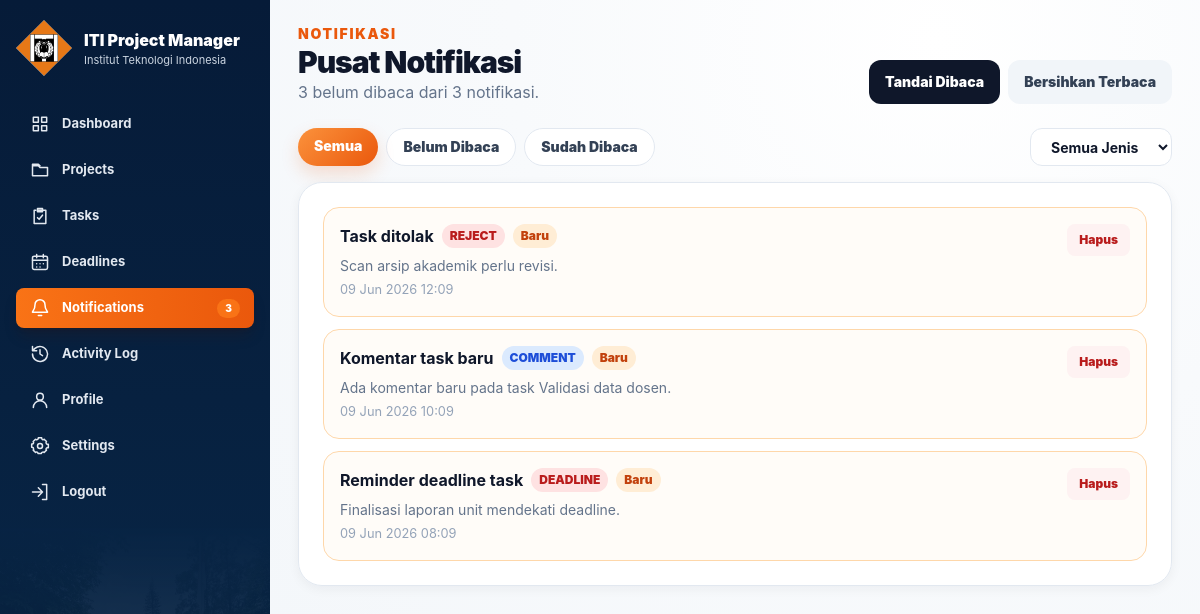
The app's page /index.php?page=notifications (signed in) with its own data.
### tables this page shows
CREATE TABLE notifications (
    id INT AUTO_INCREMENT PRIMARY KEY,
    user_id INT NOT NULL,
    title VARCHAR(180) NOT NULL,
    message TEXT NULL,
    project_id INT NULL,
    task_id INT NULL,
    is_read TINYINT(1) NOT NULL DEFAULT 0,
    created_at DATETIME NOT NULL DEFAULT CURRENT_TIMESTAMP,
    INDEX idx_notifications_user (user_id),
    INDEX idx_notifications_read (is_read),
    CONSTRAINT fk_notifications_user FOREIGN KEY (user_id) REFERENCES users(id) ON DELETE CASCADE,
    CONSTRAINT fk_notifications_project FOREIGN KEY (project_id) REFERENCES projects(id) ON DELETE SET NULL,
    CONSTRAINT fk_notifications_task FOREIGN KEY (task_id) REFERENCES tasks(id) ON DELETE SET NULL
);

### pages/notifications.php (the view, shortened to what this page needs)
<?php
$user = current_user();
$filter = $_GET['filter'] ?? 'all';
$type = $_GET['type'] ?? 'all';
$where = "user_id = ?";
$params = [$user['id']];
$stmt = $pdo->prepare("SELECT COUNT(*) FROM notifications WHERE user_id = ? AND is_read = 0");
$stmt->execute([$user['id']]);
$unreadCount = (int)$stmt->fetchColumn();
$stmt = $pdo->prepare("SELECT COUNT(*) FROM notifications WHERE user_id = ?");
$stmt->execute([$user['id']]);
$totalCount = (int)$stmt->fetchColumn();
$stmt = $pdo->prepare("SELECT * FROM notifications WHERE {$where} ORDER BY created_at DESC LIMIT 200");
$stmt->execute($params);
$allRows = $stmt->fetchAll();
$typeCounts = [];
foreach ($allRows as $row) {
    $rowType = get_notification_type($row['title'], $row['message']);
    $typeCounts[$rowType] = ($typeCounts[$rowType] ?? 0) + 1;
}
$rows = array_values(array_filter($allRows, function($row) use ($type) {
    if ($type === 'all') return true;
    return get_notification_type($row['title'], $row['message']) === $type;
}));
$typeLabels = [
    'all' => 'Semua Jenis',
    'submit' => 'Submit',
    'comment' => 'Komentar',
    'project' => 'Project',
    'task' => 'Task',
    'deadline' => 'Deadline',
    'reject' => 'Reject',
    'approved' => 'Verified',
    'general' => 'Umum',
];
?>
<div class="mb-6 flex flex-col gap-4 lg:flex-row lg:items-end lg:justify-between">
    <div>
        <p class="text-sm font-black uppercase tracking-wide text-orange-600">Notifikasi</p>
        <h2 class="text-3xl font-black">Pusat Notifikasi</h2>
        <p class="text-slate-500"><?= e($unreadCount) ?> belum dibaca dari <?= e($totalCount) ?> notifikasi.</p>
    </div>
    <form method="post" class="flex flex-wrap gap-2">
        <button name="action" value="mark_all_read" class="rounded-xl bg-slate-900 px-4 py-3 text-sm font-black text-white">Tandai Dibaca</button>
        <button name="action" value="clear_read" class="rounded-xl bg-slate-100 px-4 py-3 text-sm font-black text-slate-700">Bersihkan Terbaca</button>
    </form>
</div>
<div class="mb-4 grid gap-3 lg:grid-cols-[1fr_auto]">
    <div class="flex flex-wrap gap-2">
        <?php foreach (['all'=>'Semua','unread'=>'Belum Dibaca','read'=>'Sudah Dibaca'] as $key => $label): ?>
            <a class="rounded-full px-4 py-2 text-sm font-black <?= $filter === $key ? 'bg-orange-600 text-white' : 'bg-white text-slate-700 border border-slate-200' ?>" href="index.php?page=notifications&filter=<?= e($key) ?>&type=<?= e($type) ?>"><?= e($label) ?></a>
        <?php endforeach; ?>
    </div>
    <form method="get" class="flex gap-2">
        <select name="type" class="rounded-xl border border-slate-200 bg-white px-4 py-2 text-sm font-bold" onchange="this.form.submit()">
            <?php foreach ($typeLabels as $key => $label): ?>
                <option value="<?= e($key) ?>" <?= $type === $key ? 'selected' : '' ?>><?= e($label) ?><?= $key !== 'all' && isset($typeCounts[$key]) ? ' (' . e($typeCounts[$key]) . ')' : '' ?></option>
            <?php endforeach; ?>
        </select>
    </form>
</div>
<section class="rounded-3xl border border-slate-200 bg-white p-6 shadow-sm">
    <div class="space-y-3">
        <?php foreach ($rows as $n): ?>
            <?php $nType = get_notification_type($n['title'], $n['message']); ?>
            <div class="grid gap-2 rounded-2xl border p-4 <?= $n['is_read'] ? 'border-slate-100' : 'border-orange-200 bg-orange-50/40' ?>">
                <div class="flex flex-col gap-3 sm:flex-row sm:items-start sm:justify-between">
                    <a class="block flex-1" href="actions/notification-open.php?id=<?= e($n['id']) ?>">
                        <div class="flex flex-wrap items-center gap-2">
                            <strong><?= e($n['title']) ?></strong>
                            <?= notification_type_badge($nType) ?>
                            <span class="rounded-full px-2 py-1 text-xs font-black <?= $n['is_read'] ? 'bg-slate-100 text-slate-500' : 'bg-orange-100 text-orange-700' ?>"><?= $n['is_read'] ? 'Terbaca' : 'Baru' ?></span>
                        </div>
                        <p class="mt-2 text-sm text-slate-500"><?= e($n['message']) ?></p>
                        <small class="text-slate-400"><?= e(date('d M Y H:i', strtotime($n['created_at']))) ?></small>
                    </a>
                    <form method="post" onsubmit="return confirm('Hapus notifikasi ini?')">
                        <button class="rounded-lg bg-red-50 px-3 py-2 text-xs font-black text-red-700">Hapus</button>
                    </form>
                </div>
            </div>
        <?php endforeach; ?>
    </div>
</section>

### includes/functions.php (shortened to what this page needs)
<?php
function e($value) {
    return htmlspecialchars((string)$value, ENT_QUOTES, 'UTF-8');
}
function get_notification_type($title, $message = '') {
    $text = strtolower($title . ' ' . $message);
    if (str_contains($text, 'deadline')) return 'deadline';
    if (str_contains($text, 'komentar')) return 'comment';
    if (str_contains($text, 'ditolak') || str_contains($text, 'reject')) return 'reject';
    return 'general';
}
function notification_type_badge($type) {
    $map = [
        'deadline' => 'bg-red-100 text-red-700',
        'comment' => 'bg-blue-100 text-blue-700',
        'submit' => 'bg-amber-100 text-amber-800',
        'reject' => 'bg-red-100 text-red-700',
        'approved' => 'bg-green-100 text-green-700',
        'project' => 'bg-indigo-100 text-indigo-700',
        'task' => 'bg-orange-100 text-orange-700',
        'general' => 'bg-slate-100 text-slate-700',
    ];
    $class = $map[$type] ?? $map['general'];
    return '<span class="inline-flex rounded-full px-2 py-1 text-xs font-black ' . $class . '">' . e(strtoupper($type)) . '</span>';
}

### records on screen
notifications: title "Task ditolak", type "REJECT", is_read "Baru", message "Scan arsip akademik perlu revisi.", created_at "09 Jun 2026 12:09"
notifications: title "Komentar task baru", type "COMMENT", is_read "Baru", message "Ada komentar baru pada task Validasi data dosen.", created_at "09 Jun 2026 10:09"
notifications: title "Reminder deadline task", type "DEADLINE", is_read "Baru", message "Finalisasi laporan unit mendekati deadline.", created_at "09 Jun 2026 08:09"

### other values on screen
$label "Dashboard"
$label "Projects"
$label "Tasks"
$label "Deadlines"
$label "Notifications"
$unreadSidebarCount "3"
$label "Activity Log"
$label "Profile"
$label "Settings"
$unreadCount "3"
$totalCount "3"
$label "Semua"
$label "Belum Dibaca"
$label "Sudah Dibaca"
form field type "Semua Jenis"
